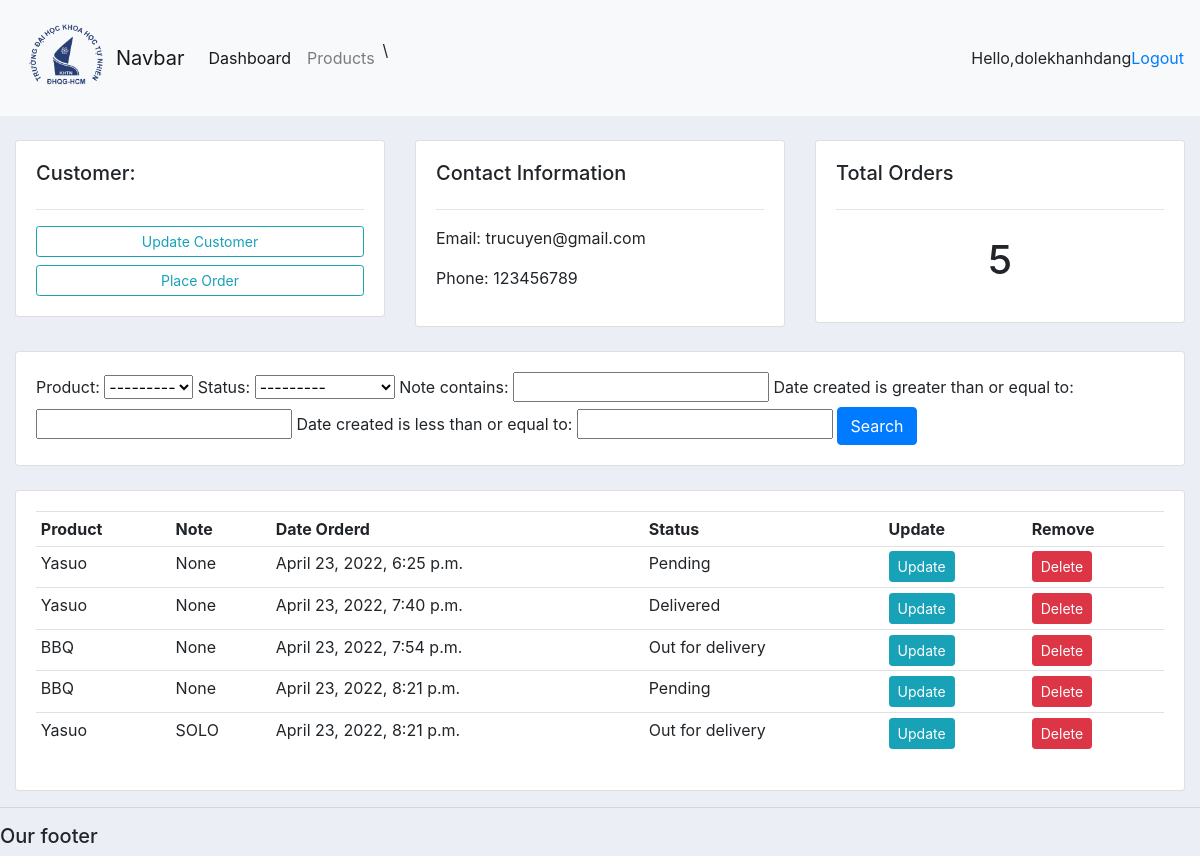
Screenshot of /customers/1/ (signed in) with the database file from the repository.
### accounts/models.py (models this page shows, shortened)
class Customer(models.Model):
    user = models.OneToOneField(User, null=True, blank=True, on_delete=models.CASCADE)
    name = models.CharField(max_length=200, null=True)
    phone = models.CharField(max_length=200, null=True)
    email = models.CharField(max_length=200, null=True)
    profile_pic = models.ImageField(default="logo KHTN_REMAKE.png", null=True, blank=True)
    date_created = models.DateTimeField(auto_now_add=True)

class Order(models.Model):
    STATUS = (
        ('Pending', 'Pending'),
        ('Out for delivery', 'Out for delivery'),
        ('Delivered', 'Delivered')
    )
    customer = models.ForeignKey(Customer, null=True, on_delete=models.SET_NULL)
    product = models.ForeignKey(Product, null=True, on_delete=models.SET_NULL)
    date_created = models.DateTimeField(auto_now_add=True)
    status = models.CharField(max_length=200, null=True, choices=STATUS)
    note = models.CharField(max_length=200, null=True)

class Product(models.Model):
    CATELOGY = (
        ('Indoor', 'Indoor'),
        ('Outdoor', 'Outdoor')
    )
    name = models.CharField(max_length=200, null=True)
    price = models.FloatField(null=True)
    category = models.CharField(max_length=200, null=True, choices=CATELOGY)
    description = models.CharField(max_length=200, null=True, blank=True)
    date_created = models.DateTimeField(auto_now_add=True)
    tags = models.ManyToManyField(Tag)
    def __str__(self):
        return self.name

### accounts/decorators.py (the view)
        def wrapper_func(request, *args, **kwargs):
            group = None
            if request.user.groups.exists():
                group = request.user.groups.all()[0].name
            if group in allowed_roles:
                return view_func(request, *args, **kwargs)
            else:
                return HttpResponse('You are not authorized to view this page')

### accounts/views.py (called while the page is built)
@login_required(login_url='login')
@allowed_users(allowed_roles=['admin'])
def customers(request, pk_test):
    customers = Customer.objects.get(id=pk_test)
    orders = customers.order_set.all()
    order_count = orders.count()
    myFilter = OrderFilter(request.GET, queryset=orders)
    orders = myFilter.qs
    context = {'customers': customers, 'orders': orders,
               'order_count': order_count,
               'myFilter': myFilter}
    return render(request, 'accounts/customers.html', context)

### templates/accounts/customers.html
<!DOCTYPE html>
{%  extends 'accounts/main.html' %}
{% block content %}
	<br>
<div class="row">
	<div class="col-md">
		<div class="card card-body">
			<h5>Customer:</h5>
			<hr>
			<a class="btn btn-outline-info  btn-sm btn-block" href="">Update Customer</a>
			<a class="btn btn-outline-info  btn-sm btn-block" href="{% url 'create_order' customers.id %}">Place Order</a>
		</div>
	</div>
	<div class="col-md">
		<div class="card card-body">
			<h5>Contact Information</h5>
			<hr>
			<p>Email: {{ customers.email }}</p>
			<p>Phone: {{ customers.phone }}</p>
		</div>
	</div>
	<div class="col-md">
		<div class="card card-body">
			<h5>Total Orders</h5>
			<hr>
			<h1 style="text-align: center;padding: 10px">{{ order_count }}</h1>
		</div>
	</div>
</div>
<br>
<div class="row">
	<div class="col">
		<div class="card card-body">
			<form method="get">
                {{ myFilter.form}}
		    <button class="btn btn-primary" type="submit">Search</button>
		  </form>
		</div>
	</div>
</div>
<br>
<div class="row">
	<div class="col-md">
		<div class="card card-body">
			<table class="table table-sm">
				<tr>
					<th>Product</th>
					<th>Note</th>
					<th>Date Orderd</th>
					<th>Status</th>
					<th>Update</th>
					<th>Remove</th>
				</tr>
                {% for i in orders %}
                            <tr>
                                <td>{{i.product}}</td>
                                <td>{{i.note}}</td>
                                <td>{{i.date_created}}</td>
                                <td>{{i.status}}</td>
                                 <td><a class="btn btn-sm btn-info" href="{% url 'update_order' i.id %}">Update</a></td>
                                <td><a class="btn btn-sm btn-danger" href="{%  url 'delete_order' i.id %}">Delete</a></td>
                            </tr>
                {% endfor %}
			</table>
		</div>
	</div>
</div>
{% endblock %}

### templates/accounts/navbar.html (shortened to what this page needs)
{% load static %}
<nav class="navbar navbar-expand-lg navbar-light bg-light">
  <img src="{% static 'images/logo KHTN_REMAKE.png' %}" style="width:100px;height:100px;">
    <a class="navbar-brand" href="#">Navbar</a>
  <div class="collapse navbar-collapse" id="navbarNav">
    <ul class="navbar-nav">
        {% if request.user.is_staff %}
      <li class="nav-item active">
        <a class="nav-link" href="{% url 'home' %}">Dashboard</a>
      </li>
      <li class="nav-item">
        <a class="nav-link" href="{% url 'products' %}">Products</a>
      </li>\{% else %}
             <li class="nav-item">
        <a class="nav-link" href="{% url 'account' %}">Settings</a>
      </li>
        {% endif %}
    </ul>
  </div>
    <span class="hello-msg">Hello,{{ request.user }}</span>
    <span ><a class="hello-msg" href="{% url 'logout' %}">Logout</a></span>
</nav>

### static/css/main.css (style rules this page uses)
body { background-color: #ebeff5; }

### rows the page displays
Customer: email "trucuyen@gmail.com", phone "123456789"
Order: product "Yasuo", note "None", date_created "April 23, 2022, 6:25 p.m.", status "Pending"
Order: product "Yasuo", note "None", date_created "April 23, 2022, 7:40 p.m.", status "Delivered"
Order: product "BBQ", note "None", date_created "April 23, 2022, 7:54 p.m.", status "Out for delivery"
Order: product "BBQ", note "None", date_created "April 23, 2022, 8:21 p.m.", status "Pending"
Order: product "Yasuo", note "SOLO", date_created "April 23, 2022, 8:21 p.m.", status "Out for delivery"

### other values shown
{{ request.user }} "dolekhanhdang"
{{ order_count }} "5"
